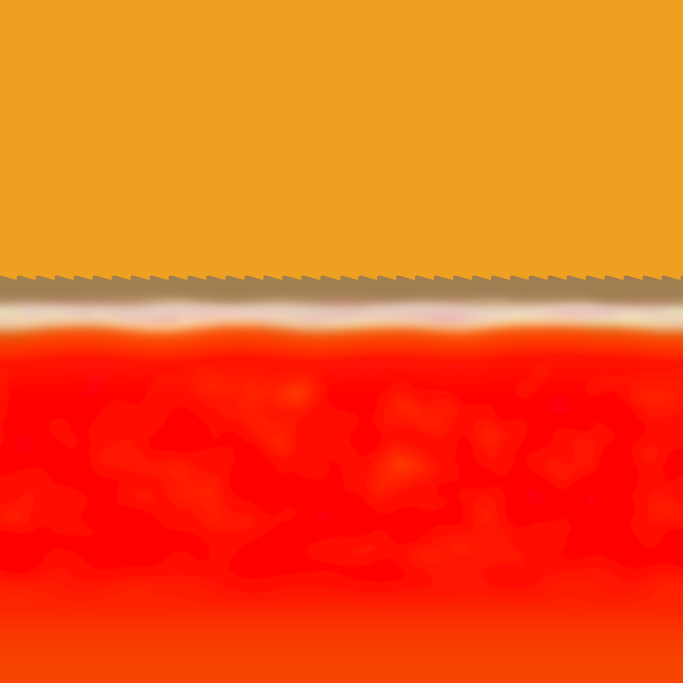
#> input picture fruit_gym/envs/xmls/textures/strawberry_fixed.png, 2048 x 2048 px (shown at 1/3 size); its folder holds only this picture in this run
$ python -i textures.py   (imports and definitions only)
#> lines starting #> are read from the running program, lines starting #| are printed output that depends on the picture
from .base import Randomiser
from pathlib import Path
from PIL import Image
import mujoco
import numpy as np
from typing import Optional, Iterable

SKYBOX_EXTS: set[str] = {".png", ".jpg", ".jpeg"}

# (row, col) of each face in the 3×4 cross
_CROSS_POS = {
    "U": (0, 1),
    "L": (1, 0),
    "F": (1, 1),
    "R": (1, 2),
    "B": (1, 3),
    "D": (2, 1),
}

# order of faces in MuJoCo’s 1×6 strip (LRFBUD)
_STRIP_ORDER = ["F", "B", "U", "D", "R", "L"]

# [17 lines left out: functions find_skybox_images, _prepare_face, not called in this run]


def _cross_to_strip(img: Image.Image, out_w: int, out_h: int) -> Image.Image:
    """Convert 3×4 cross → vertical LRFBUD strip of size (*out_w*, *out_h*)."""
    tile_in = img.height // 3
    tile_out = out_w
    strip = Image.new("RGB", (out_w, out_h))
    for i, face in enumerate(_STRIP_ORDER):
        r, c = _CROSS_POS[face]
        crop = img.crop((c * tile_in, r * tile_in, (c + 1) * tile_in, (r + 1) * tile_in))
        crop = _prepare_face(crop, face)
        if tile_in != tile_out:
            crop = crop.resize((tile_out, tile_out), Image.LANCZOS)
        strip.paste(crop, (0, i * tile_out))
    return strip


# [32 lines left out: functions skybox_texture_id, upload_skybox_texture, not called in this run]


class SkyboxRandomiser(Randomiser):
    """Swap the skybox texture with a random file from *skybox_dir*."""

    affects_spec = False  # in‑place OpenGL upload
    needs_ctx = True  # requires a MjrContext for texture upload

    # [13 lines left out: functions __init__, apply, not called in this run]

class AssignBerryMaterialsRandomiser(Randomiser):
    """
    After compile, assign each target geom a random material from `material_names`.

    name_match can be:
      - str: substring must appear in the geom name
      - list/tuple[str]: ANY of the substrings may match
      - dict: advanced matching:
          {"all": ["block", "visual"]}        # all substrings must appear
          {"any": ["block_visual", "block1_visual"]}
          {"prefix": ["block_visual", "block1_visual"]}
          {"suffix": ["_visual", "_display"]}
          {"regex": r"^(block(_visual\d+)?|berry_visual)$"}
      - callable: fn(geom_name: str) -> bool
    """

    affects_spec = False
    needs_ctx = False

    def __init__(self, material_names=None, name_match="block_visual"):
        self.material_names = material_names or ["berry_mat_red", "berry_mat_green", "berry_mat_mix"]
        self._test = self._make_name_tester(name_match)

    # ---------- matching helpers ----------
    # [61 lines left out: functions _make_name_tester, apply, not called in this run]

class EnsureMinRipeBerries(Randomiser):
    """
    Model-pass: ensure at least `min_ripe` fruit instances use a 'ripe' material.

    - Matches geoms by name (default: names containing 'block').
    - Groups by trailing numeric suffix so both halves of the berry (block_1_N, block_2_N)
      get updated together to the same ripe material (one of r1, r2, r3 by default).
    """
    affects_spec = False
    needs_ctx = False

    # [14 lines left out: functions __init__, _instance_id, not called in this run]

    def _looks_like_target(self, name: str) -> bool:
        return self.name_match in (name or "").lower()

    # [52 lines left out: function apply, not called in this run]


class VineColorRandomiser(Randomiser):
    """
    Randomize RGBA for vine / stem geoms while keeping them green.

    Configuration (in YAML):
      domain_randomization:
        vine_color:
          enabled: true
          # Optional: override defaults
          base_rgba: [0.18, 0.30, 0.12, 1.0]
          jitter: [0.05, 0.06, 0.05]        # per-channel +/- jitter for R,G,B
          ensure_green_margin: 0.02         # make sure G >= max(R,B) + margin
          alpha: 1.0                        # overwrite alpha
          prefixes: ["seg", "stem"]         # geom-name prefixes to match
          regex: ""                         # alternatively, a regex to match names
          per_instance: true                # keep a consistent shade per vine instance
    """

    affects_spec = False
    needs_ctx = False

    # [86 lines left out: functions __init__, _instance_key, _is_target, _sample_green, apply, not called in this run]

>>> import cv2
>>> picture = cv2.imread('../envs/xmls/textures/strawberry_fixed.png', cv2.IMREAD_GRAYSCALE)
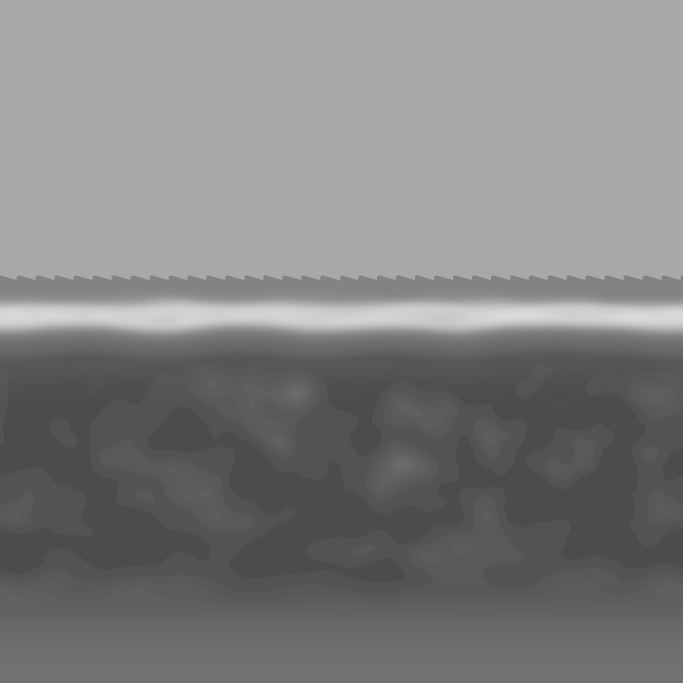
#> picture: shape (2048, 2048) (shown at 1/3 size); min 76, max 219, mean 128
>>> result = _cross_to_strip(picture, 'out.png', 'out1.png')
#> (the run stopped early here; a loop or call above may not have finished)

$ run again, on fruit_gym/envs/xmls/textures/g3.png
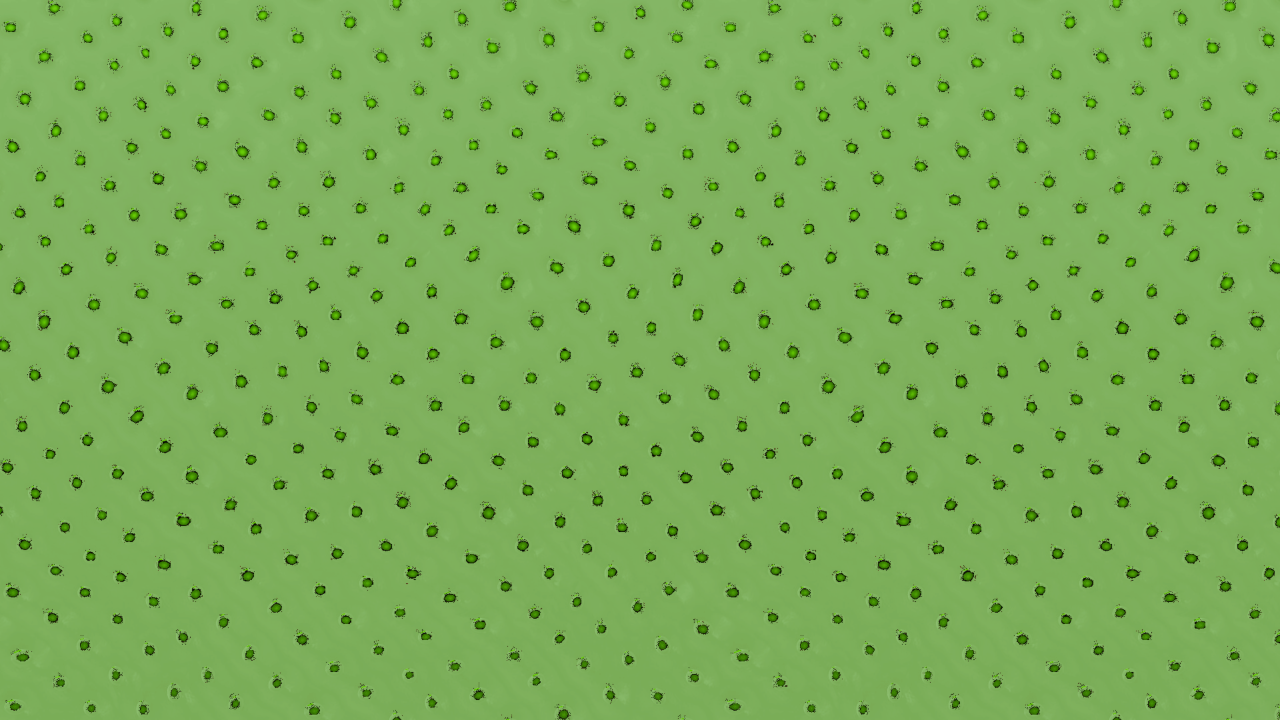
#> input picture fruit_gym/envs/xmls/textures/g3.png, 2560 x 1440 px (shown at 1/2 size)
#> `picture = cv2.imread('../envs/xmls/textures/strawberry_fixed.png', cv2..`:
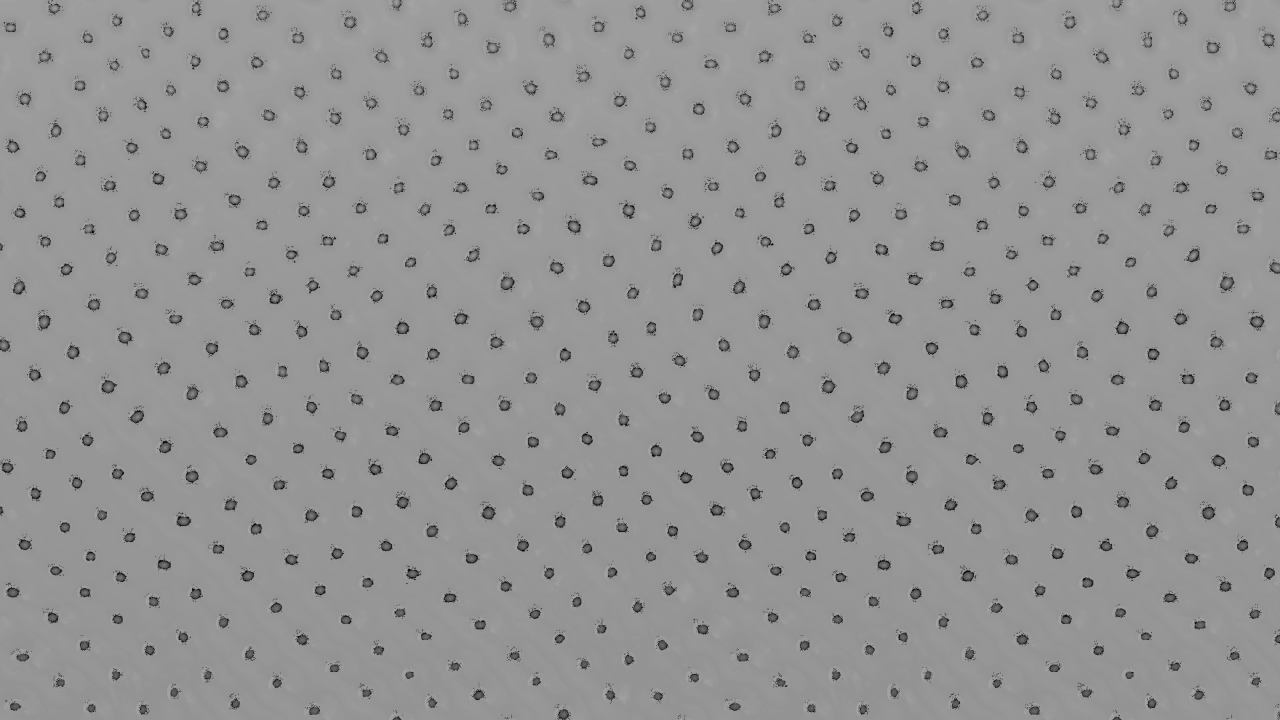
#> picture: shape (1440, 2560) (shown at 1/2 size); min 2, max 172, mean 148.2
